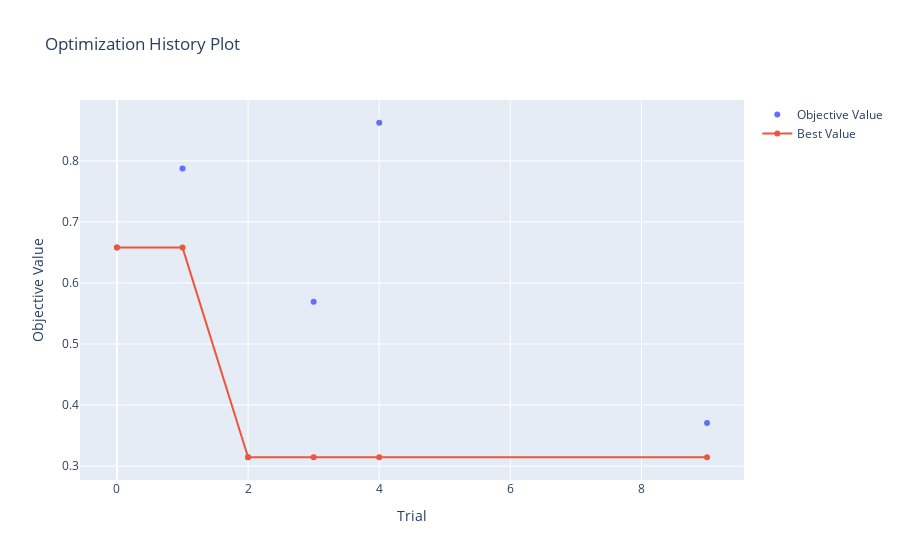

The cell this chart's notebook holds for it:
### Code cell
fig = optuna.visualization.plot_optimization_history(study)
graph_path = Path(f"../figures/{params.MODEL_TYPE}/{params.MODEL_NAME}/")
if not os.path.exists(graph_path):
    os.makedirs(graph_path)
graph_path = f"../figures/{params.MODEL_TYPE}/{params.MODEL_NAME}/plot_optimization_history_graph"
fig.write_image(Path(f"{graph_path}.png"))
fig.show()

### Figure 1 — Plotly figure (JSON) as saved in the notebook; plotly's stock layout.template omitted (floating-point values rounded to 4 significant figures)
{"data": [{"mode": "markers", "name": "Objective Value", "type": "scatter", "x": [0, 1, 2, 3, 4, 9], "y": [0.658, 0.7874, 0.3144, 0.5692, 0.8625, 0.3707]}, {"name": "Best Value", "type": "scatter", "x": [0, 1, 2, 3, 4, 9], "y": [0.658, 0.658, 0.3144, 0.3144, 0.3144, 0.3144]}], "layout": {"title": {"text": "Optimization History Plot"}, "xaxis": {"title": {"text": "Trial"}}, "yaxis": {"title": {"text": "Objective Value"}}}}
